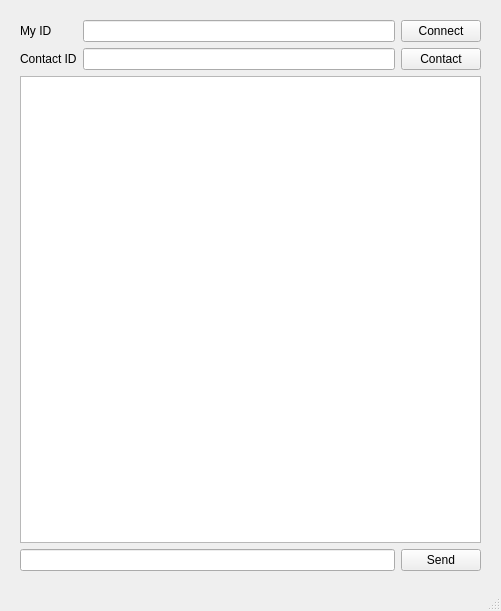
<?xml version="1.0" encoding="UTF-8"?>
<ui version="4.0">
 <class>MainWindow</class>
 <widget class="QMainWindow" name="MainWindow">
  <property name="geometry">
   <rect>
    <x>0</x>
    <y>0</y>
    <width>501</width>
    <height>611</height>
   </rect>
  </property>
  <property name="windowTitle">
   <string>MainWindow</string>
  </property>
  <widget class="QWidget" name="centralwidget">
   <widget class="QWidget" name="verticalLayoutWidget">
    <property name="geometry">
     <rect>
      <x>20</x>
      <y>20</y>
      <width>461</width>
      <height>551</height>
     </rect>
    </property>
    <layout class="QVBoxLayout" name="verticalLayout_2">
     <item>
      <layout class="QGridLayout" name="gridLayout">
       <item row="2" column="0">
        <widget class="QLabel" name="label_contact">
         <property name="text">
          <string>Contact ID</string>
         </property>
        </widget>
       </item>
       <item row="0" column="0">
        <widget class="QLabel" name="label_ID">
         <property name="text">
          <string>My ID</string>
         </property>
        </widget>
       </item>
       <item row="0" column="1">
        <widget class="QLineEdit" name="input_ID"/>
       </item>
       <item row="0" column="2">
        <widget class="QPushButton" name="button_ID">
         <property name="text">
          <string>Connect</string>
         </property>
        </widget>
       </item>
       <item row="2" column="1">
        <widget class="QLineEdit" name="input_contact"/>
       </item>
       <item row="2" column="2">
        <widget class="QPushButton" name="button_contact">
         <property name="text">
          <string>Contact</string>
         </property>
        </widget>
       </item>
      </layout>
     </item>
     <item>
      <widget class="QTextBrowser" name="chats"/>
     </item>
     <item>
      <layout class="QHBoxLayout" name="horizontalLayout_2">
       <item>
        <widget class="QLineEdit" name="input_message"/>
       </item>
       <item>
        <widget class="QPushButton" name="button_message">
         <property name="text">
          <string>Send</string>
         </property>
        </widget>
       </item>
      </layout>
     </item>
    </layout>
   </widget>
  </widget>
  <widget class="QMenuBar" name="menubar">
   <property name="geometry">
    <rect>
     <x>0</x>
     <y>0</y>
     <width>501</width>
     <height>21</height>
    </rect>
   </property>
  </widget>
  <widget class="QStatusBar" name="statusbar"/>
 </widget>
 <resources/>
 <connections/>
</ui>
